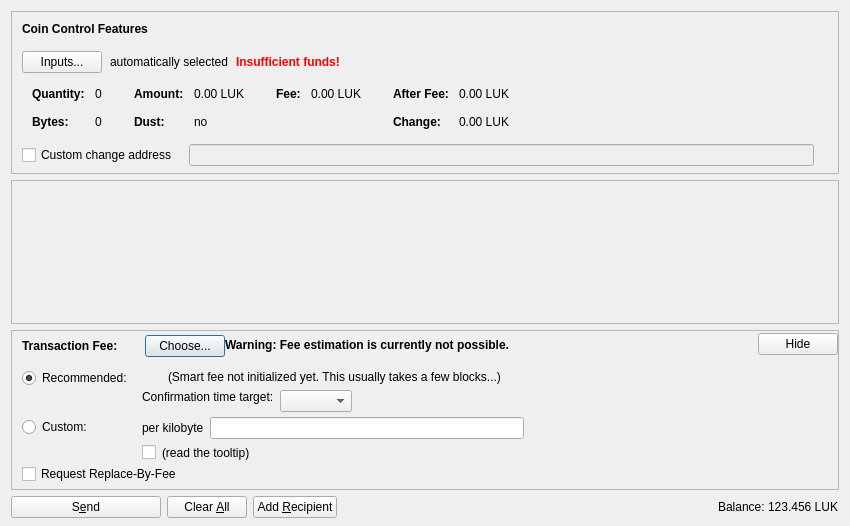
<?xml version="1.0" encoding="UTF-8"?>
<ui version="4.0">
 <class>SendCoinsDialog</class>
 <widget class="QDialog" name="SendCoinsDialog">
  <property name="geometry">
   <rect>
    <x>0</x>
    <y>0</y>
    <width>850</width>
    <height>526</height>
   </rect>
  </property>
  <property name="windowTitle">
   <string>Send Coins</string>
  </property>
  <layout class="QVBoxLayout" name="verticalLayout" stretch="0,1,0,0">
   <property name="bottomMargin">
    <number>8</number>
   </property>
   <item>
    <widget class="QFrame" name="frameCoinControl">
     <property name="sizePolicy">
      <sizepolicy hsizetype="Expanding" vsizetype="Expanding">
       <horstretch>0</horstretch>
       <verstretch>0</verstretch>
      </sizepolicy>
     </property>
     <property name="maximumSize">
      <size>
       <width>16777215</width>
       <height>16777215</height>
      </size>
     </property>
     <property name="frameShape">
      <enum>QFrame::StyledPanel</enum>
     </property>
     <property name="frameShadow">
      <enum>QFrame::Sunken</enum>
     </property>
     <layout class="QVBoxLayout" name="verticalLayoutCoinControl2">
      <property name="spacing">
       <number>0</number>
      </property>
      <property name="leftMargin">
       <number>0</number>
      </property>
      <property name="topMargin">
       <number>0</number>
      </property>
      <property name="rightMargin">
       <number>0</number>
      </property>
      <property name="bottomMargin">
       <number>6</number>
      </property>
      <item>
       <layout class="QVBoxLayout" name="verticalLayoutCoinControl" stretch="0,0,0,0,1">
        <property name="spacing">
         <number>0</number>
        </property>
        <property name="leftMargin">
         <number>10</number>
        </property>
        <property name="topMargin">
         <number>10</number>
        </property>
        <item>
         <layout class="QHBoxLayout" name="horizontalLayoutCoinControl1">
          <property name="bottomMargin">
           <number>15</number>
          </property>
          <item>
           <widget class="QLabel" name="labelCoinControlFeatures">
            <property name="sizePolicy">
             <sizepolicy hsizetype="Preferred" vsizetype="Maximum">
              <horstretch>0</horstretch>
              <verstretch>0</verstretch>
             </sizepolicy>
            </property>
            <property name="font">
             <font>
              <weight>75</weight>
              <bold>true</bold>
             </font>
            </property>
            <property name="styleSheet">
             <string notr="true">font-weight:bold;</string>
            </property>
            <property name="text">
             <string>Coin Control Features</string>
            </property>
           </widget>
          </item>
         </layout>
        </item>
        <item>
         <layout class="QHBoxLayout" name="horizontalLayoutCoinControl2" stretch="0,0,0,0">
          <property name="spacing">
           <number>8</number>
          </property>
          <property name="bottomMargin">
           <number>10</number>
          </property>
          <item>
           <widget class="QPushButton" name="pushButtonCoinControl">
            <property name="styleSheet">
             <string notr="true"/>
            </property>
            <property name="text">
             <string>Inputs...</string>
            </property>
            <property name="autoDefault">
             <bool>false</bool>
            </property>
           </widget>
          </item>
          <item>
           <widget class="QLabel" name="labelCoinControlAutomaticallySelected">
            <property name="text">
             <string>automatically selected</string>
            </property>
            <property name="margin">
             <number>5</number>
            </property>
           </widget>
          </item>
          <item>
           <widget class="QLabel" name="labelCoinControlInsuffFunds">
            <property name="font">
             <font>
              <weight>75</weight>
              <bold>true</bold>
             </font>
            </property>
            <property name="styleSheet">
             <string notr="true">color:red;font-weight:bold;</string>
            </property>
            <property name="text">
             <string>Insufficient funds!</string>
            </property>
            <property name="margin">
             <number>5</number>
            </property>
           </widget>
          </item>
          <item>
           <spacer name="horizontalSpacerCoinControl">
            <property name="orientation">
             <enum>Qt::Horizontal</enum>
            </property>
            <property name="sizeHint" stdset="0">
             <size>
              <width>40</width>
              <height>1</height>
             </size>
            </property>
           </spacer>
          </item>
         </layout>
        </item>
        <item>
         <widget class="QWidget" name="widgetCoinControl" native="true">
          <property name="sizePolicy">
           <sizepolicy hsizetype="Preferred" vsizetype="Preferred">
            <horstretch>0</horstretch>
            <verstretch>0</verstretch>
           </sizepolicy>
          </property>
          <property name="minimumSize">
           <size>
            <width>0</width>
            <height>0</height>
           </size>
          </property>
          <property name="styleSheet">
           <string notr="true"/>
          </property>
          <layout class="QHBoxLayout" name="horizontalLayoutCoinControl5">
           <property name="leftMargin">
            <number>0</number>
           </property>
           <property name="topMargin">
            <number>0</number>
           </property>
           <property name="rightMargin">
            <number>0</number>
           </property>
           <property name="bottomMargin">
            <number>0</number>
           </property>
           <item>
            <layout class="QHBoxLayout" name="horizontalLayoutCoinControl3" stretch="0,0,0,1">
             <property name="spacing">
              <number>20</number>
             </property>
             <property name="topMargin">
              <number>0</number>
             </property>
             <property name="bottomMargin">
              <number>10</number>
             </property>
             <item>
              <layout class="QFormLayout" name="formLayoutCoinControl1">
               <property name="horizontalSpacing">
                <number>10</number>
               </property>
               <property name="verticalSpacing">
                <number>14</number>
               </property>
               <property name="leftMargin">
                <number>10</number>
               </property>
               <property name="topMargin">
                <number>4</number>
               </property>
               <property name="rightMargin">
                <number>6</number>
               </property>
               <item row="0" column="0">
                <widget class="QLabel" name="labelCoinControlQuantityText">
                 <property name="font">
                  <font>
                   <weight>75</weight>
                   <bold>true</bold>
                  </font>
                 </property>
                 <property name="text">
                  <string>Quantity:</string>
                 </property>
                 <property name="margin">
                  <number>0</number>
                 </property>
                </widget>
               </item>
               <item row="0" column="1">
                <widget class="QLabel" name="labelCoinControlQuantity">
                 <property name="cursor">
                  <cursorShape>IBeamCursor</cursorShape>
                 </property>
                 <property name="contextMenuPolicy">
                  <enum>Qt::ActionsContextMenu</enum>
                 </property>
                 <property name="text">
                  <string notr="true">0</string>
                 </property>
                 <property name="margin">
                  <number>0</number>
                 </property>
                 <property name="textInteractionFlags">
                  <set>Qt::LinksAccessibleByMouse|Qt::TextSelectableByKeyboard|Qt::TextSelectableByMouse</set>
                 </property>
                </widget>
               </item>
               <item row="1" column="0">
                <widget class="QLabel" name="labelCoinControlBytesText">
                 <property name="font">
                  <font>
                   <weight>75</weight>
                   <bold>true</bold>
                  </font>
                 </property>
                 <property name="text">
                  <string>Bytes:</string>
                 </property>
                </widget>
               </item>
               <item row="1" column="1">
                <widget class="QLabel" name="labelCoinControlBytes">
                 <property name="cursor">
                  <cursorShape>IBeamCursor</cursorShape>
                 </property>
                 <property name="contextMenuPolicy">
                  <enum>Qt::ActionsContextMenu</enum>
                 </property>
                 <property name="text">
                  <string notr="true">0</string>
                 </property>
                 <property name="textInteractionFlags">
                  <set>Qt::LinksAccessibleByMouse|Qt::TextSelectableByKeyboard|Qt::TextSelectableByMouse</set>
                 </property>
                </widget>
               </item>
              </layout>
             </item>
             <item>
              <layout class="QFormLayout" name="formLayoutCoinControl2">
               <property name="horizontalSpacing">
                <number>10</number>
               </property>
               <property name="verticalSpacing">
                <number>14</number>
               </property>
               <property name="leftMargin">
                <number>6</number>
               </property>
               <property name="topMargin">
                <number>4</number>
               </property>
               <property name="rightMargin">
                <number>6</number>
               </property>
               <item row="0" column="0">
                <widget class="QLabel" name="labelCoinControlAmountText">
                 <property name="font">
                  <font>
                   <weight>75</weight>
                   <bold>true</bold>
                  </font>
                 </property>
                 <property name="text">
                  <string>Amount:</string>
                 </property>
                 <property name="margin">
                  <number>0</number>
                 </property>
                </widget>
               </item>
               <item row="0" column="1">
                <widget class="QLabel" name="labelCoinControlAmount">
                 <property name="cursor">
                  <cursorShape>IBeamCursor</cursorShape>
                 </property>
                 <property name="contextMenuPolicy">
                  <enum>Qt::ActionsContextMenu</enum>
                 </property>
                 <property name="text">
                  <string notr="true">0.00 LUK</string>
                 </property>
                 <property name="textInteractionFlags">
                  <set>Qt::LinksAccessibleByMouse|Qt::TextSelectableByKeyboard|Qt::TextSelectableByMouse</set>
                 </property>
                </widget>
               </item>
               <item row="1" column="0">
                <widget class="QLabel" name="labelCoinControlLowOutputText">
                 <property name="font">
                  <font>
                   <weight>75</weight>
                   <bold>true</bold>
                  </font>
                 </property>
                 <property name="text">
                  <string>Dust:</string>
                 </property>
                </widget>
               </item>
               <item row="1" column="1">
                <widget class="QLabel" name="labelCoinControlLowOutput">
                 <property name="cursor">
                  <cursorShape>IBeamCursor</cursorShape>
                 </property>
                 <property name="contextMenuPolicy">
                  <enum>Qt::ActionsContextMenu</enum>
                 </property>
                 <property name="text">
                  <string notr="true">no</string>
                 </property>
                 <property name="textInteractionFlags">
                  <set>Qt::LinksAccessibleByMouse|Qt::TextSelectableByKeyboard|Qt::TextSelectableByMouse</set>
                 </property>
                </widget>
               </item>
              </layout>
             </item>
             <item>
              <layout class="QFormLayout" name="formLayoutCoinControl3">
               <property name="horizontalSpacing">
                <number>10</number>
               </property>
               <property name="verticalSpacing">
                <number>14</number>
               </property>
               <property name="leftMargin">
                <number>6</number>
               </property>
               <property name="topMargin">
                <number>4</number>
               </property>
               <property name="rightMargin">
                <number>6</number>
               </property>
               <item row="0" column="0">
                <widget class="QLabel" name="labelCoinControlFeeText">
                 <property name="font">
                  <font>
                   <weight>75</weight>
                   <bold>true</bold>
                  </font>
                 </property>
                 <property name="text">
                  <string>Fee:</string>
                 </property>
                 <property name="margin">
                  <number>0</number>
                 </property>
                </widget>
               </item>
               <item row="0" column="1">
                <widget class="QLabel" name="labelCoinControlFee">
                 <property name="cursor">
                  <cursorShape>IBeamCursor</cursorShape>
                 </property>
                 <property name="contextMenuPolicy">
                  <enum>Qt::ActionsContextMenu</enum>
                 </property>
                 <property name="text">
                  <string notr="true">0.00 LUK</string>
                 </property>
                 <property name="textInteractionFlags">
                  <set>Qt::LinksAccessibleByMouse|Qt::TextSelectableByKeyboard|Qt::TextSelectableByMouse</set>
                 </property>
                </widget>
               </item>
              </layout>
             </item>
             <item>
              <layout class="QFormLayout" name="formLayoutCoinControl4">
               <property name="horizontalSpacing">
                <number>10</number>
               </property>
               <property name="verticalSpacing">
                <number>14</number>
               </property>
               <property name="leftMargin">
                <number>6</number>
               </property>
               <property name="topMargin">
                <number>4</number>
               </property>
               <property name="rightMargin">
                <number>6</number>
               </property>
               <item row="0" column="0">
                <widget class="QLabel" name="labelCoinControlAfterFeeText">
                 <property name="font">
                  <font>
                   <weight>75</weight>
                   <bold>true</bold>
                  </font>
                 </property>
                 <property name="text">
                  <string>After Fee:</string>
                 </property>
                 <property name="margin">
                  <number>0</number>
                 </property>
                </widget>
               </item>
               <item row="0" column="1">
                <widget class="QLabel" name="labelCoinControlAfterFee">
                 <property name="cursor">
                  <cursorShape>IBeamCursor</cursorShape>
                 </property>
                 <property name="contextMenuPolicy">
                  <enum>Qt::ActionsContextMenu</enum>
                 </property>
                 <property name="text">
                  <string notr="true">0.00 LUK</string>
                 </property>
                 <property name="textInteractionFlags">
                  <set>Qt::LinksAccessibleByMouse|Qt::TextSelectableByKeyboard|Qt::TextSelectableByMouse</set>
                 </property>
                </widget>
               </item>
               <item row="1" column="0">
                <widget class="QLabel" name="labelCoinControlChangeText">
                 <property name="font">
                  <font>
                   <weight>75</weight>
                   <bold>true</bold>
                  </font>
                 </property>
                 <property name="text">
                  <string>Change:</string>
                 </property>
                </widget>
               </item>
               <item row="1" column="1">
                <widget class="QLabel" name="labelCoinControlChange">
                 <property name="cursor">
                  <cursorShape>IBeamCursor</cursorShape>
                 </property>
                 <property name="contextMenuPolicy">
                  <enum>Qt::ActionsContextMenu</enum>
                 </property>
                 <property name="text">
                  <string notr="true">0.00 LUK</string>
                 </property>
                 <property name="textInteractionFlags">
                  <set>Qt::LinksAccessibleByMouse|Qt::TextSelectableByKeyboard|Qt::TextSelectableByMouse</set>
                 </property>
                </widget>
               </item>
              </layout>
             </item>
            </layout>
           </item>
          </layout>
         </widget>
        </item>
        <item>
         <layout class="QHBoxLayout" name="horizontalLayoutCoinControl4" stretch="0,0,0">
          <property name="spacing">
           <number>12</number>
          </property>
          <property name="sizeConstraint">
           <enum>QLayout::SetDefaultConstraint</enum>
          </property>
          <property name="topMargin">
           <number>5</number>
          </property>
          <property name="rightMargin">
           <number>5</number>
          </property>
          <item>
           <widget class="QCheckBox" name="checkBoxCoinControlChange">
            <property name="toolTip">
             <string>If this is activated, but the change address is empty or invalid, change will be sent to a newly generated address.</string>
            </property>
            <property name="text">
             <string>Custom change address</string>
            </property>
           </widget>
          </item>
          <item>
           <widget class="QValidatedLineEdit" name="lineEditCoinControlChange">
            <property name="enabled">
             <bool>false</bool>
            </property>
            <property name="sizePolicy">
             <sizepolicy hsizetype="Expanding" vsizetype="Fixed">
              <horstretch>0</horstretch>
              <verstretch>0</verstretch>
             </sizepolicy>
            </property>
           </widget>
          </item>
          <item>
           <widget class="QLabel" name="labelCoinControlChangeLabel">
            <property name="sizePolicy">
             <sizepolicy hsizetype="Preferred" vsizetype="Expanding">
              <horstretch>0</horstretch>
              <verstretch>0</verstretch>
             </sizepolicy>
            </property>
            <property name="minimumSize">
             <size>
              <width>0</width>
              <height>0</height>
             </size>
            </property>
            <property name="text">
             <string/>
            </property>
            <property name="margin">
             <number>3</number>
            </property>
           </widget>
          </item>
         </layout>
        </item>
        <item>
         <spacer name="verticalSpacerCoinControl">
          <property name="orientation">
           <enum>Qt::Vertical</enum>
          </property>
          <property name="sizeHint" stdset="0">
           <size>
            <width>800</width>
            <height>1</height>
           </size>
          </property>
         </spacer>
        </item>
       </layout>
      </item>
     </layout>
    </widget>
   </item>
   <item>
    <widget class="QScrollArea" name="scrollArea">
     <property name="widgetResizable">
      <bool>true</bool>
     </property>
     <widget class="QWidget" name="scrollAreaWidgetContents">
      <property name="geometry">
       <rect>
        <x>0</x>
        <y>0</y>
        <width>830</width>
        <height>104</height>
       </rect>
      </property>
      <layout class="QVBoxLayout" name="verticalLayout_2" stretch="0,1">
       <property name="leftMargin">
        <number>0</number>
       </property>
       <property name="topMargin">
        <number>0</number>
       </property>
       <property name="rightMargin">
        <number>0</number>
       </property>
       <property name="bottomMargin">
        <number>0</number>
       </property>
       <item>
        <layout class="QVBoxLayout" name="entries">
         <property name="spacing">
          <number>6</number>
         </property>
        </layout>
       </item>
       <item>
        <spacer name="verticalSpacer">
         <property name="orientation">
          <enum>Qt::Vertical</enum>
         </property>
         <property name="sizeHint" stdset="0">
          <size>
           <width>20</width>
           <height>40</height>
          </size>
         </property>
        </spacer>
       </item>
      </layout>
     </widget>
    </widget>
   </item>
   <item>
    <widget class="QFrame" name="frameFee">
     <property name="sizePolicy">
      <sizepolicy hsizetype="Expanding" vsizetype="Expanding">
       <horstretch>0</horstretch>
       <verstretch>0</verstretch>
      </sizepolicy>
     </property>
     <property name="maximumSize">
      <size>
       <width>16777215</width>
       <height>16777215</height>
      </size>
     </property>
     <property name="frameShape">
      <enum>QFrame::StyledPanel</enum>
     </property>
     <property name="frameShadow">
      <enum>QFrame::Sunken</enum>
     </property>
     <layout class="QVBoxLayout" name="verticalLayoutFee1">
      <property name="spacing">
       <number>0</number>
      </property>
      <property name="leftMargin">
       <number>0</number>
      </property>
      <property name="topMargin">
       <number>0</number>
      </property>
      <property name="rightMargin">
       <number>0</number>
      </property>
      <property name="bottomMargin">
       <number>0</number>
      </property>
      <item>
       <layout class="QVBoxLayout" name="verticalLayoutFee2" stretch="0,0,0">
        <property name="spacing">
         <number>0</number>
        </property>
        <property name="leftMargin">
         <number>10</number>
        </property>
        <property name="topMargin">
         <number>0</number>
        </property>
        <item>
         <layout class="QHBoxLayout" name="horizontalLayoutFee1">
          <property name="bottomMargin">
           <number>0</number>
          </property>
          <item>
           <layout class="QVBoxLayout" name="verticalLayoutFee7">
            <property name="spacing">
             <number>0</number>
            </property>
            <item>
             <spacer name="verticalSpacerSmartFee">
              <property name="orientation">
               <enum>Qt::Vertical</enum>
              </property>
              <property name="sizeType">
               <enum>QSizePolicy::Fixed</enum>
              </property>
              <property name="sizeHint" stdset="0">
               <size>
                <width>1</width>
                <height>4</height>
               </size>
              </property>
             </spacer>
            </item>
            <item>
             <layout class="QHBoxLayout" name="horizontalLayoutSmartFee">
              <property name="spacing">
               <number>10</number>
              </property>
              <item>
               <widget class="QLabel" name="labelFeeHeadline">
                <property name="sizePolicy">
                 <sizepolicy hsizetype="Preferred" vsizetype="Maximum">
                  <horstretch>0</horstretch>
                  <verstretch>0</verstretch>
                 </sizepolicy>
                </property>
                <property name="font">
                 <font>
                  <weight>75</weight>
                  <bold>true</bold>
                 </font>
                </property>
                <property name="styleSheet">
                 <string notr="true">font-weight:bold;</string>
                </property>
                <property name="text">
                 <string>Transaction Fee:</string>
                </property>
               </widget>
              </item>
              <item>
               <widget class="QLabel" name="labelFeeMinimized">
                <property name="text">
                 <string/>
                </property>
               </widget>
              </item>
              <item>
               <widget class="QPushButton" name="buttonChooseFee">
                <property name="text">
                 <string>Choose...</string>
                </property>
               </widget>
              </item>
             </layout>
            </item>
            <item>
             <spacer name="verticalSpacer_5">
              <property name="orientation">
               <enum>Qt::Vertical</enum>
              </property>
              <property name="sizeHint" stdset="0">
               <size>
                <width>1</width>
                <height>1</height>
               </size>
              </property>
             </spacer>
            </item>
           </layout>
          </item>
          <item>
           <widget class="QLabel" name="fallbackFeeWarningLabel">
            <property name="toolTip">
             <string>Using the fallbackfee can result in sending a transaction that will take several hours or days (or never) to confirm. Consider choosing your fee manually or wait until you have validated the complete chain.</string>
            </property>
            <property name="font">
            <font>
                <weight>75</weight>
                <bold>true</bold>
            </font>
            </property>
            <property name="text">
             <string>Warning: Fee estimation is currently not possible.</string>
            </property>
            <property name="wordWrap">
             <bool>false</bool>
            </property>
           </widget>
          </item>
          <item>
           <spacer name="horizontalSpacer_4">
            <property name="orientation">
             <enum>Qt::Horizontal</enum>
            </property>
            <property name="sizeType">
             <enum>QSizePolicy::MinimumExpanding</enum>
            </property>
            <property name="sizeHint" stdset="0">
             <size>
              <width>40</width>
              <height>20</height>
             </size>
            </property>
           </spacer>
          </item>
          <item>
           <widget class="QPushButton" name="buttonMinimizeFee">
            <property name="toolTip">
             <string>collapse fee-settings</string>
            </property>
            <property name="text">
             <string>Hide</string>
            </property>
           </widget>
          </item>
         </layout>
        </item>
        <item>
         <widget class="QFrame" name="frameFeeSelection">
          <layout class="QVBoxLayout" name="verticalLayoutFee12">
           <property name="spacing">
            <number>0</number>
           </property>
           <property name="leftMargin">
            <number>0</number>
           </property>
           <property name="topMargin">
            <number>0</number>
           </property>
           <property name="rightMargin">
            <number>0</number>
           </property>
           <property name="bottomMargin">
            <number>0</number>
           </property>
           <item>
            <layout class="QGridLayout" name="gridLayoutFee">
             <property name="topMargin">
              <number>10</number>
             </property>
             <property name="bottomMargin">
              <number>4</number>
             </property>
             <property name="horizontalSpacing">
              <number>10</number>
             </property>
             <property name="verticalSpacing">
              <number>4</number>
             </property>
             <item row="1" column="1">
              <layout class="QVBoxLayout" name="verticalLayoutFee8">
               <property name="spacing">
                <number>6</number>
               </property>
               <item>
                <layout class="QHBoxLayout" name="horizontalLayoutFee13">
                 <item>
                  <widget class="QLabel" name="labelCustomPerKilobyte">
                   <property name="toolTip">
                    <string>If the custom fee is set to 1000 satoshis and the transaction is only 250 bytes, then &quot;per kilobyte&quot; only pays 250 satoshis in fee, while &quot;total at least&quot; pays 1000 satoshis. For transactions bigger than a kilobyte both pay by kilobyte.</string>
                   </property>
                   <property name="text">
                    <string>per kilobyte</string>
                   </property>
                  </widget>
                 </item>
                 <item>
                  <widget class="LukAmountField" name="customFee"/>
                 </item>
                 <item>
                  <spacer name="horizontalSpacer_6">
                   <property name="orientation">
                    <enum>Qt::Horizontal</enum>
                   </property>
                   <property name="sizeHint" stdset="0">
                    <size>
                     <width>1</width>
                     <height>1</height>
                    </size>
                   </property>
                  </spacer>
                 </item>
                </layout>
               </item>
               <item>
                <layout class="QHBoxLayout" name="horizontalLayoutFee8">
                 <item>
                  <widget class="QCheckBox" name="checkBoxMinimumFee">
                   <property name="toolTip">
                    <string>Paying only the minimum fee is just fine as long as there is less transaction volume than space in the blocks. But be aware that this can end up in a never confirming transaction once there is more demand for luk transactions than the network can process.</string>
                   </property>
                   <property name="text">
                    <string/>
                   </property>
                  </widget>
                 </item>
                 <item>
                  <widget class="QLabel" name="labelMinFeeWarning">
                   <property name="enabled">
                    <bool>true</bool>
                   </property>
                   <property name="toolTip">
                    <string>Paying only the minimum fee is just fine as long as there is less transaction volume than space in the blocks. But be aware that this can end up in a never confirming transaction once there is more demand for luk transactions than the network can process.</string>
                   </property>
                   <property name="text">
                    <string>(read the tooltip)</string>
                   </property>
                   <property name="margin">
                    <number>5</number>
                   </property>
                  </widget>
                 </item>
                 <item>
                  <spacer name="horizontalSpacer_2">
                   <property name="orientation">
                    <enum>Qt::Horizontal</enum>
                   </property>
                   <property name="sizeHint" stdset="0">
                    <size>
                     <width>1</width>
                     <height>1</height>
                    </size>
                   </property>
                  </spacer>
                 </item>
                </layout>
               </item>
              </layout>
             </item>
             <item row="0" column="0">
              <layout class="QVBoxLayout" name="verticalLayoutFee4" stretch="0,1">
               <item>
                <widget class="QRadioButton" name="radioSmartFee">
                 <property name="text">
                  <string>Recommended:</string>
                 </property>
                 <property name="checked">
                  <bool>true</bool>
                 </property>
                 <attribute name="buttonGroup">
                  <string notr="true">groupFee</string>
                 </attribute>
                </widget>
               </item>
               <item>
                <spacer name="verticalSpacer_2">
                 <property name="orientation">
                  <enum>Qt::Vertical</enum>
                 </property>
                 <property name="sizeHint" stdset="0">
                  <size>
                   <width>1</width>
                   <height>1</height>
                  </size>
                 </property>
                </spacer>
               </item>
              </layout>
             </item>
             <item row="1" column="0">
              <layout class="QVBoxLayout" name="verticalLayoutFee9" stretch="0,1">
               <item>
                <widget class="QRadioButton" name="radioCustomFee">
                 <property name="text">
                  <string>Custom:</string>
                 </property>
                 <attribute name="buttonGroup">
                  <string notr="true">groupFee</string>
                 </attribute>
                </widget>
               </item>
               <item>
                <spacer name="verticalSpacer_6">
                 <property name="orientation">
                  <enum>Qt::Vertical</enum>
                 </property>
                 <property name="sizeHint" stdset="0">
                  <size>
                   <width>1</width>
                   <height>1</height>
                  </size>
                 </property>
                </spacer>
               </item>
              </layout>
             </item>
             <item row="0" column="1">
              <layout class="QVBoxLayout" name="verticalLayoutFee3" stretch="0,0,1">
               <property name="spacing">
                <number>6</number>
               </property>
               <property name="topMargin">
                <number>2</number>
               </property>
               <item>
                <layout class="QHBoxLayout" name="horizontalLayoutFee12">
                 <item>
                  <widget class="QLabel" name="labelSmartFee">
                   <property name="text">
                    <string/>
                   </property>
                   <property name="margin">
                    <number>2</number>
                   </property>
                  </widget>
                 </item>
                 <item>
                  <widget class="QLabel" name="labelFeeEstimation">
                   <property name="text">
                    <string/>
                   </property>
                  </widget>
                 </item>
                 <item>
                  <widget class="QLabel" name="labelSmartFee2">
                   <property name="text">
                    <string>(Smart fee not initialized yet. This usually takes a few blocks...)</string>
                   </property>
                   <property name="margin">
                    <number>2</number>
                   </property>
                  </widget>
                 </item>
                 <item>
                  <spacer name="horizontalSpacer_5">
                   <property name="orientation">
                    <enum>Qt::Horizontal</enum>
                   </property>
                   <property name="sizeHint" stdset="0">
                    <size>
                     <width>1</width>
                     <height>1</height>
                    </size>
                   </property>
                  </spacer>
                 </item>
                </layout>
               </item>
               <item>
                <layout class="QHBoxLayout" name="horizontalLayoutFee9">
                 <item>
                  <layout class="QVBoxLayout" name="verticalLayoutFee6">
                   <item>
                    <widget class="QLabel" name="labelSmartFee3">
                     <property name="text">
                      <string>Confirmation time target:</string>
                     </property>
                     <property name="margin">
                      <number>2</number>
                     </property>
                    </widget>
                   </item>
                   <item>
                    <spacer name="verticalSpacer_3">
                     <property name="orientation">
                      <enum>Qt::Vertical</enum>
                     </property>
                     <property name="sizeHint" stdset="0">
                      <size>
                       <width>1</width>
                       <height>1</height>
                      </size>
                     </property>
                    </spacer>
                   </item>
                  </layout>
                 </item>
                 <item>
                  <layout class="QVBoxLayout" name="verticalLayoutFee5">
                   <property name="rightMargin">
                    <number>30</number>
                   </property>
                   <item>
                    <layout class="QHBoxLayout" name="horizontalLayoutConfTarget">
                     <property name="bottomMargin">
                      <number>0</number>
                     </property>
                     <item>
                      <widget class="QComboBox" name="confTargetSelector"/>
                     </item>
                     <item>
                      <spacer name="horizontalSpacerConfTarget">
                       <property name="orientation">
                        <enum>Qt::Horizontal</enum>
                       </property>
                       <property name="sizeHint" stdset="0">
                        <size>
                         <width>40</width>
                         <height>20</height>
                        </size>
                       </property>
                      </spacer>
                     </item>
                    </layout>
                   </item>
                  </layout>
                 </item>
                </layout>
               </item>
               <item>
                <spacer name="verticalSpacer_4">
                 <property name="orientation">
                  <enum>Qt::Vertical</enum>
                 </property>
                 <property name="sizeHint" stdset="0">
                  <size>
                   <width>1</width>
                   <height>1</height>
                  </size>
                 </property>
                </spacer>
               </item>
              </layout>
             </item>
            </layout>
           </item>
           <item>
            <widget class="QCheckBox" name="optInRBF">
             <property name="text">
              <string>Request Replace-By-Fee</string>
             </property>
             <property name="toolTip">
              <string>Indicates that the sender may wish to replace this transaction with a new one paying higher fees (prior to being confirmed).</string>
             </property>
            </widget>
           </item>
          </layout>
         </widget>
        </item>
        <item>
         <spacer name="verticalSpacerFee">
          <property name="orientation">
           <enum>Qt::Vertical</enum>
          </property>
          <property name="sizeHint" stdset="0">
           <size>
            <width>40</width>
            <height>5</height>
           </size>
          </property>
         </spacer>
        </item>
       </layout>
      </item>
     </layout>
    </widget>
   </item>
   <item>
    <layout class="QHBoxLayout" name="horizontalLayout">
     <item>
      <widget class="QPushButton" name="sendButton">
       <property name="minimumSize">
        <size>
         <width>150</width>
         <height>0</height>
        </size>
       </property>
       <property name="toolTip">
        <string>Confirm the send action</string>
       </property>
       <property name="text">
        <string>S&amp;end</string>
       </property>
       <property name="icon">
        <iconset resource="../luk.qrc">
         <normaloff>:/icons/send</normaloff>:/icons/send</iconset>
       </property>
       <property name="autoDefault">
        <bool>false</bool>
       </property>
       <property name="default">
        <bool>false</bool>
       </property>
      </widget>
     </item>
     <item>
      <widget class="QPushButton" name="clearButton">
       <property name="sizePolicy">
        <sizepolicy hsizetype="Minimum" vsizetype="Fixed">
         <horstretch>0</horstretch>
         <verstretch>0</verstretch>
        </sizepolicy>
       </property>
       <property name="toolTip">
        <string>Clear all fields of the form.</string>
       </property>
       <property name="text">
        <string>Clear &amp;All</string>
       </property>
       <property name="icon">
        <iconset resource="../luk.qrc">
         <normaloff>:/icons/remove</normaloff>:/icons/remove</iconset>
       </property>
       <property name="autoDefault">
        <bool>false</bool>
       </property>
      </widget>
     </item>
     <item>
      <widget class="QPushButton" name="addButton">
       <property name="toolTip">
        <string>Send to multiple recipients at once</string>
       </property>
       <property name="text">
        <string>Add &amp;Recipient</string>
       </property>
       <property name="icon">
        <iconset resource="../luk.qrc">
         <normaloff>:/icons/add</normaloff>:/icons/add</iconset>
       </property>
       <property name="autoDefault">
        <bool>false</bool>
       </property>
      </widget>
     </item>
     <item>
      <spacer name="horizontalSpacer">
       <property name="orientation">
        <enum>Qt::Horizontal</enum>
       </property>
       <property name="sizeHint" stdset="0">
        <size>
         <width>40</width>
         <height>20</height>
        </size>
       </property>
      </spacer>
     </item>
     <item>
      <layout class="QHBoxLayout" name="horizontalLayout_2">
       <property name="spacing">
        <number>3</number>
       </property>
       <item>
        <widget class="QLabel" name="label">
         <property name="sizePolicy">
          <sizepolicy hsizetype="Preferred" vsizetype="Fixed">
           <horstretch>0</horstretch>
           <verstretch>0</verstretch>
          </sizepolicy>
         </property>
         <property name="text">
          <string>Balance:</string>
         </property>
        </widget>
       </item>
       <item>
        <widget class="QLabel" name="labelBalance">
         <property name="sizePolicy">
          <sizepolicy hsizetype="Preferred" vsizetype="Fixed">
           <horstretch>0</horstretch>
           <verstretch>0</verstretch>
          </sizepolicy>
         </property>
         <property name="cursor">
          <cursorShape>IBeamCursor</cursorShape>
         </property>
         <property name="text">
          <string notr="true">123.456 LUK</string>
         </property>
         <property name="textInteractionFlags">
          <set>Qt::LinksAccessibleByMouse|Qt::TextSelectableByKeyboard|Qt::TextSelectableByMouse</set>
         </property>
        </widget>
       </item>
      </layout>
     </item>
    </layout>
   </item>
  </layout>
 </widget>
 <customwidgets>
  <customwidget>
   <class>QValidatedLineEdit</class>
   <extends>QLineEdit</extends>
   <header>qvalidatedlineedit.h</header>
  </customwidget>
  <customwidget>
   <class>LukAmountField</class>
   <extends>QLineEdit</extends>
   <header>lukamountfield.h</header>
   <container>1</container>
  </customwidget>
 </customwidgets>
 <resources>
  <include location="../luk.qrc"/>
 </resources>
 <connections/>
 <buttongroups>
  <buttongroup name="groupFee"/>
 </buttongroups>
</ui>
